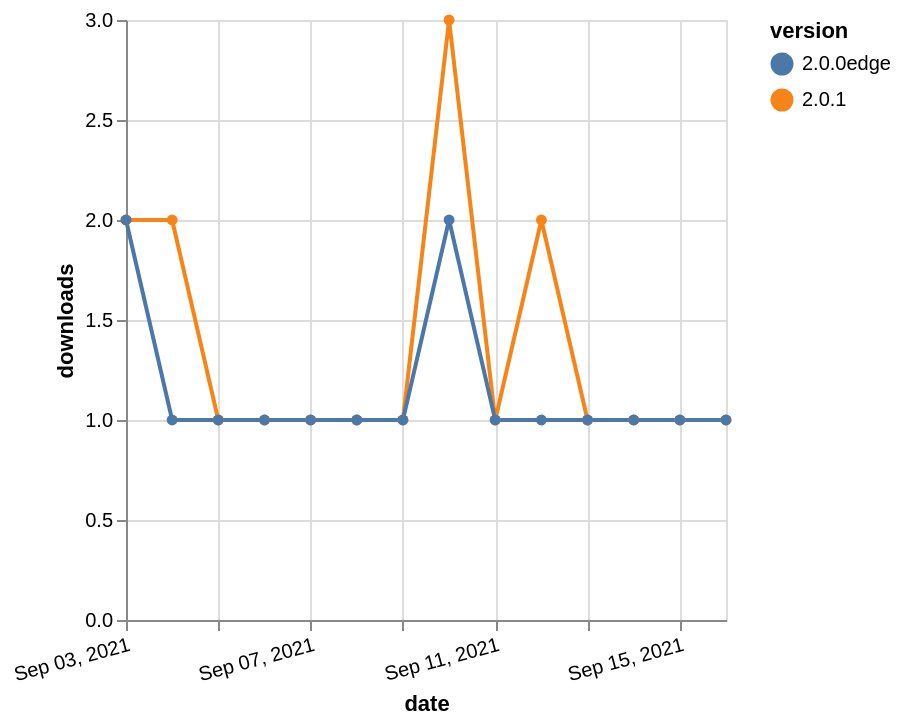

Write a Vega-Lite specification for this figure.
### Vega-Lite specification from a JSON file in a GitHub repository (floating-point values rounded to 4 significant figures)
{"$schema": "https://vega.github.io/schema/vega-lite/v5.json", "description": "A simple bar chart with embedded data.", "data": {"values": [{"date": "2021-09-03", "total": 77, "delta": 2, "version": "2.0.1"}, {"date": "2021-09-04", "total": 79, "delta": 2, "version": "2.0.1"}, {"date": "2021-09-05", "total": 80, "delta": 1, "version": "2.0.1"}, {"date": "2021-09-06", "total": 81, "delta": 1, "version": "2.0.1"}, {"date": "2021-09-07", "total": 82, "delta": 1, "version": "2.0.1"}, {"date": "2021-09-08", "total": 83, "delta": 1, "version": "2.0.1"}, {"date": "2021-09-09", "total": 84, "delta": 1, "version": "2.0.1"}, {"date": "2021-09-10", "total": 87, "delta": 3, "version": "2.0.1"}, {"date": "2021-09-11", "total": 88, "delta": 1, "version": "2.0.1"}, {"date": "2021-09-12", "total": 90, "delta": 2, "version": "2.0.1"}, {"date": "2021-09-13", "total": 91, "delta": 1, "version": "2.0.1"}, {"date": "2021-09-14", "total": 92, "delta": 1, "version": "2.0.1"}, {"date": "2021-09-15", "total": 93, "delta": 1, "version": "2.0.1"}, {"date": "2021-09-16", "total": 94, "delta": 1, "version": "2.0.1"}, {"date": "2021-09-03", "total": 204, "delta": 2, "version": "2.0.0edge"}, {"date": "2021-09-04", "total": 205, "delta": 1, "version": "2.0.0edge"}, {"date": "2021-09-05", "total": 206, "delta": 1, "version": "2.0.0edge"}, {"date": "2021-09-06", "total": 207, "delta": 1, "version": "2.0.0edge"}, {"date": "2021-09-07", "total": 208, "delta": 1, "version": "2.0.0edge"}, {"date": "2021-09-08", "total": 209, "delta": 1, "version": "2.0.0edge"}, {"date": "2021-09-09", "total": 210, "delta": 1, "version": "2.0.0edge"}, {"date": "2021-09-10", "total": 212, "delta": 2, "version": "2.0.0edge"}, {"date": "2021-09-11", "total": 213, "delta": 1, "version": "2.0.0edge"}, {"date": "2021-09-12", "total": 214, "delta": 1, "version": "2.0.0edge"}, {"date": "2021-09-13", "total": 215, "delta": 1, "version": "2.0.0edge"}, {"date": "2021-09-14", "total": 216, "delta": 1, "version": "2.0.0edge"}, {"date": "2021-09-15", "total": 217, "delta": 1, "version": "2.0.0edge"}, {"date": "2021-09-16", "total": 218, "delta": 1, "version": "2.0.0edge"}]}, "width": "container", "mark": {"type": "line", "point": {"filled": true}}, "encoding": {"x": {"field": "date", "type": "temporal", "timeUnit": "yearmonthdate", "title": "date", "axis": {"labelAngle": -15}}, "y": {"field": "delta", "type": "quantitative", "title": "downloads"}, "color": {"field": "version", "type": "nominal"}, "tooltip": {"field": "delta"}}}
